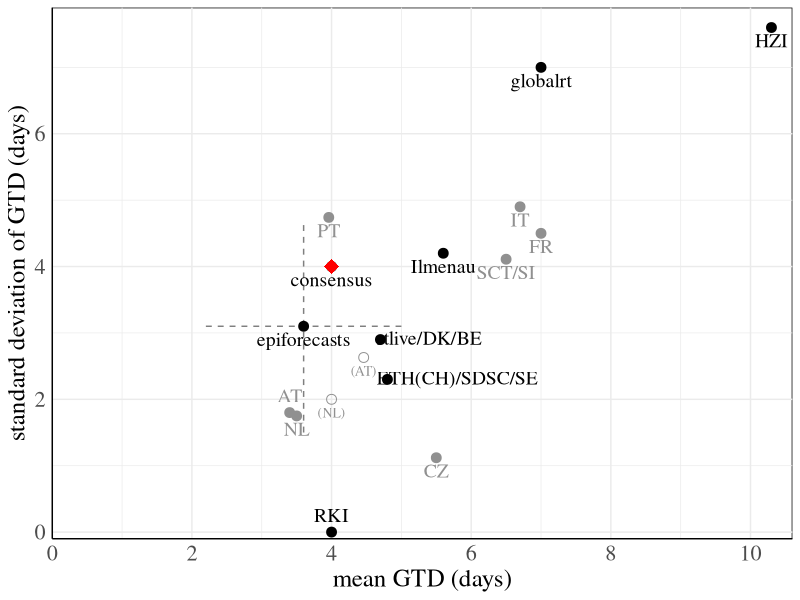
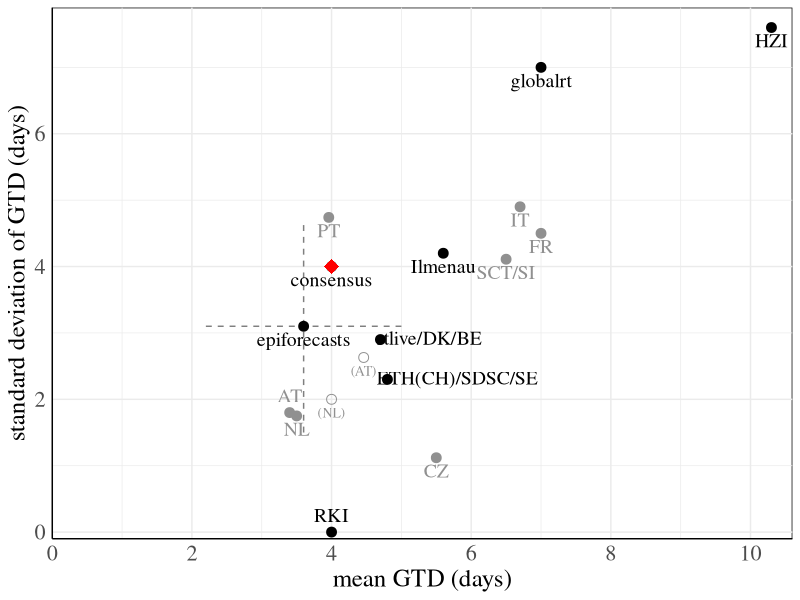

Recreate these plots in R, in order.
library(ggplot2)
library(dplyr)

setwd("../..")
getwd()

# parameter combinations used in papers
methods <- c("ETH(CH)", "RKI",      "Ilmenau", "SDSC",  "AT",    "epiforecasts", "rtlive",  "globalrt",    "HZI", "FR",    "IT",    "DK", "SE", "PT",  "BE", "NL",    "CZ",      "SCT",   "SI",    "consensus")
gt_dist <- c("gamma",   "constant", "ad hoc",  "gamma", "gamma", "gamma",        "lognorm", "exponential", "?",   "gamma", "gamma", "?",  "?",  "?",   "?",  "gamma", "uniform", "gamma", "gamma", "gamma")
mean_gt <- c(4.8,        4,          5.6,       4.8,     3.4,     3.6,            4.7,       7,             10.3,  7,       6.7,     4.7,  4.8,  3.96,  4.7,  3.5,     5.5,       6.5,     6.5,     4)
sd_gt <-   c(2.3,        0,          4.2,       2.3,     1.8,     3.1,            2.9,       7,             7.6,   4.5,     4.9,     2.9,  2.3,  4.74,  2.9,  1.75,    1.12,      4.11,    4.11,    4)

gtds <- data.frame(gtd=gt_dist, gt_mean=mean_gt, gt_sd=sd_gt)
rownames(gtds) <- methods

gtd_scatter <- gtds %>%
  tibble::rownames_to_column(var = "group") %>%
  dplyr::select(group, gt_mean, gt_sd) %>%
  group_by(gt_mean, gt_sd) %>% 
  mutate(groups = paste0(group, collapse = "/")) %>%
  dplyr::select(!group) %>%
  distinct() %>%
  mutate(grey = (nchar(groups)==2 | groups=="SCT/SI")) %>%
  tibble::column_to_rownames(var = "groups")

AT_first <- data.frame(gt_mean=4.46, gt_sd=2.63)
NL_first <- data.frame(gt_mean=4, gt_sd=2)

# plot assumed mean and sd of generation times
gtd_scatterplot <- ggplot(data = gtd_scatter, aes(x = gt_mean, y = gt_sd, color = grey)) +
  labs(x = "mean GTD (days)", y = "standard deviation of GTD (days)") +
  theme_minimal(base_family = "serif") +
  theme(
    panel.background = element_rect(fill = "transparent"),
    axis.text=element_text(size=16),
    axis.title=element_text(size=18),
    axis.line = element_line(),
    axis.line.y.right = element_line(),
    axis.line.x.top = element_line(),
    legend.position = "none"
  ) +
  
  geom_linerange(data = gtd_scatter["epiforecasts",],
                 aes(ymin = gt_sd - 2*0.8, ymax = gt_sd + 2*0.8),
                 alpha = .5, linetype=2) +
  geom_linerange(data = gtd_scatter["epiforecasts",],
                 aes(xmin = gt_mean - 2*0.7, xmax = gt_mean + 2*0.7),
                 alpha = .5, linetype=2) +
  
  geom_point(size = 3) +
  geom_text(label = rownames(gtd_scatter),
            position = position_nudge(y = ifelse(rownames(gtd_scatter) %in% c("AT", "RKI"), +0.25,
                                                 ifelse(rownames(gtd_scatter) %in% c("ETH(CH)/SDSC/SE", "rtlive/DK/BE"), 0.02, -0.2)),
                                      x = ifelse(rownames(gtd_scatter) == "ETH(CH)/SDSC/SE", 1,
                                                 ifelse(rownames(gtd_scatter) == "rtlive/DK/BE", 0.7, 0))),
            size = 5, family="serif") + 
  scale_x_continuous(breaks = seq(0,10,2)) +
  scale_color_manual(values=c("#000000", "#909090")) +
  
  geom_point(data = data.frame(gt_mean=4, gt_sd=4), colour = "red", size = 5, shape = 18) + 
  
  geom_point(data = AT_first, colour = "#909090", shape=21, size = 3) +
  geom_text(mapping = aes(x=AT_first$gt_mean, y=AT_first$gt_sd),
            label="(AT)", color="#909090",
            nudge_y = -0.2, check_overlap = TRUE, size = 3.5,
            family="serif") +
  geom_segment(aes(x=AT_first$gt_mean, y=AT_first$gt_sd,
                   xend=gtds["AT","gt_mean"], yend=gtds["AT","gt_sd"]),
               arrow=arrow(length=unit(2.5, "mm")), color="#909090", size=0.01, linetype=5) +
  
  geom_point(data = NL_first, colour = "#909090", shape=21, size = 3) +
  geom_text(mapping = aes(x=NL_first$gt_mean, y=NL_first$gt_sd),
            label="(NL)", color="#909090",
            nudge_y = -0.2, check_overlap = TRUE, size = 3.5,
            family="serif") +
  geom_segment(aes(x=NL_first$gt_mean, y=NL_first$gt_sd,
                   xend=gtds["NL","gt_mean"], yend=gtds["NL","gt_sd"]),
               arrow=arrow(length=unit(2.5, "mm")), color="#909090", size=0.01, linetype=5) +
  
  coord_cartesian(xlim=c(0,10.6), ylim=c(-0.1,7.9), expand=F)

print(gtd_scatterplot)

ggsave(gtd_scatterplot, filename = "Figures/gtd_scatterplot.png",  bg = "transparent",
       width = 10, height = 6.5)
